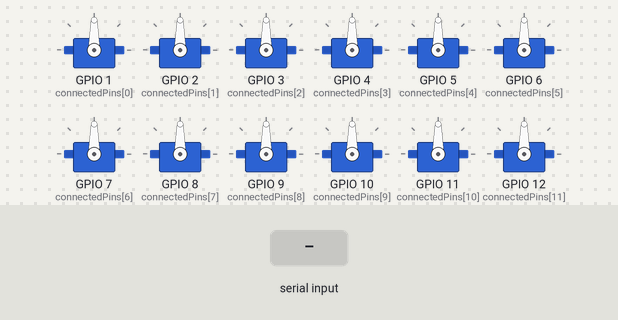
A program run on a simulated ESP32. Parts: 12 × servo. Inputs (shaded band) come from the test bench.

Above: at 1.2 s.
1.3 s: "90,45,200\n" received over Serial
At 1.9 s:
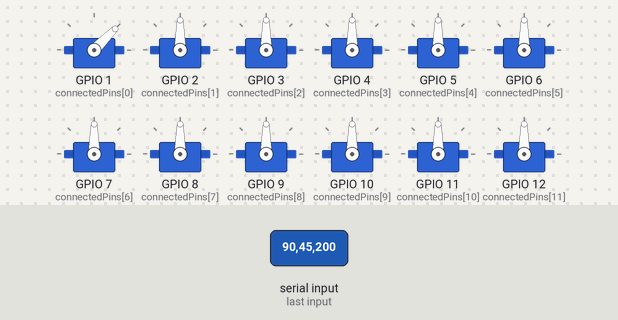
2.8 s: "30,150,10\n" received over Serial
At 3.7 s:
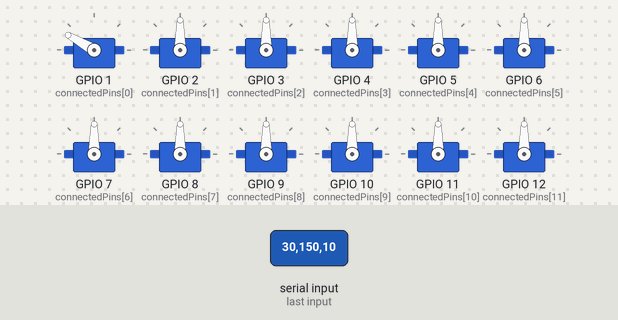
4.3 s: "90,45\n" received over Serial
At 5.1 s:
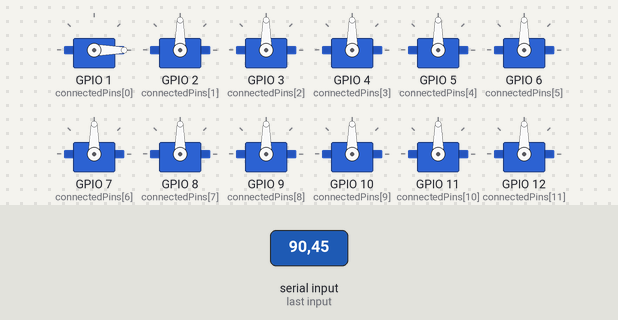
5.8 s: "30,150,10\n" received over Serial
At 7.2 s:
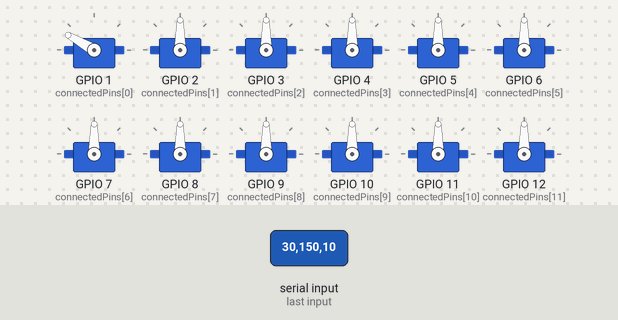
Timing chart, 0 to 8.3 s (numbered marks = the images above; inputs shaded):
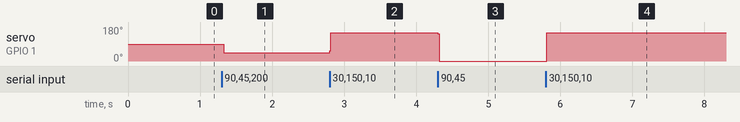

The program:

main.cpp
```cpp
#include <Arduino.h>
#include <ESP32Servo.h>
#include <vector>
#include <unordered_map>

const int amountOfServos = 18;
const int connectedPins[amountOfServos] = {1, 2, 3, 4, 5, 6, 7, 8, 9, 10, 11, 12, 13, 14, 15, 16, 17, 18};
Servo servos[amountOfServos];
int servoPositions[amountOfServos];
unsigned long servoMoveStartTime[amountOfServos];
unsigned long moveDuration[amountOfServos];

std::unordered_map<int, int> servoPinToIndex;

void setup()
{
  Serial.begin(115200);
  for (int i = 0; i < amountOfServos; i++)
  {
    servos[i].attach(connectedPins[i]);
    servoPositions[i] = 90;
    servos[i].write(90);
    servoMoveStartTime[i] = millis();
    moveDuration[i] = 0;

    // Map servo pin to its index
    servoPinToIndex[connectedPins[i]] = i;
  }
}

struct MotorCommand
{
  int motor;
  int angle;
};

struct FormattedCommandContent
{
  std::vector<MotorCommand> motorCommands;
  int time;
};

// Extracts motor angles and time from "#1A30#5A90T1000"
FormattedCommandContent splitCommandToParts(String command)
{
  std::vector<MotorCommand> motorCommands;

  char servoNumberToken = '#';
  char angleToken = 'A';
  char timeToken = 'T';
  // Placeholder with initial token
  char initialToken = '_';

  int time;
  // Holds information what is being parsed (servo number, angle or time)
  char currentTokenType = initialToken;
  // Holds numeric string value containing angle or time
  String number;
  // Holds motor number
  String motorNumber;

  for (int i = 0; i < command.length(); i++)
  {
    char token = command[i];

    if (currentTokenType == initialToken)
    {
      currentTokenType = token;
      continue;
    }

    // This is last char, so it must be last digit of time
    if (i == (command.length() - 1))
    {
      number += token;
      time = number.toInt();
      continue;
    }

    if (isdigit(token))
    {
      if (currentTokenType == servoNumberToken)
      {
        motorNumber += token;
        continue;
      }
      number += token;
      continue;
    }

    // At this point token is either servoNumberToken or angleToken

    // Parsing motor number is finished and now starts parsing of angle
    if (currentTokenType == servoNumberToken)
    {
      currentTokenType = angleToken;
      continue;
    }

    // Sign has value of angleToken, so now number contains motor angle and motorNumber contains for which motor this angle should be set
    MotorCommand motorCommand;
    motorCommand.motor = motorNumber.toInt();
    motorCommand.angle = number.toInt();
    motorCommands.push_back(motorCommand);

    currentTokenType = token;
    motorNumber.clear();
    number.clear();
  }

  FormattedCommandContent content;
  content.motorCommands = motorCommands;
  content.time = time;

  return content;
}

// Accepts commands in form of "#1A30#5A90T1000\n" which means move motor 1 to angle 30 degrees and motor 5 to angle 90 degrees in 1000ms
void handleCommandFromSerial()
{
  if (Serial.available() > 0)
  {
    String command = Serial.readStringUntil('\n');

    FormattedCommandContent formattedCommandContent = splitCommandToParts(command);

    for (MotorCommand motorCommand : formattedCommandContent.motorCommands)
    {
      int index = servoPinToIndex[motorCommand.motor];

      servoPositions[index] = motorCommand.angle;
      servoMoveStartTime[index] = millis();
      moveDuration[index] = formattedCommandContent.time;
    }
  }
}

void loop()
{
  handleCommandFromSerial();

  for (int i = 0; i < amountOfServos; i++)
  {
    unsigned long currentTime = millis();
    if (moveDuration[i] > 0 && currentTime - servoMoveStartTime[i] <= moveDuration[i])
    {
      int startPosition = servos[i].read();
      int targetPosition = servoPositions[i];
      float progress = static_cast<float>(currentTime - servoMoveStartTime[i]) / moveDuration[i];
      int newPosition = startPosition + (targetPosition - startPosition) * progress;
      servos[i].write(newPosition);
    }
    else
    {
      moveDuration[i] = 0;
    }
  }
}
```

Measured:
- after the input at 1.3 s, servo on GPIO 1 (connectedPins[0]): 90° → 45° at once
- after the input at 2.8 s, servo on GPIO 1 (connectedPins[0]): 45° → 150° at once
- after the input at 4.3 s, servo on GPIO 1 (connectedPins[0]): 150° → 0° at once
- after the input at 5.8 s, servo on GPIO 1 (connectedPins[0]): 0° → 150° at once
